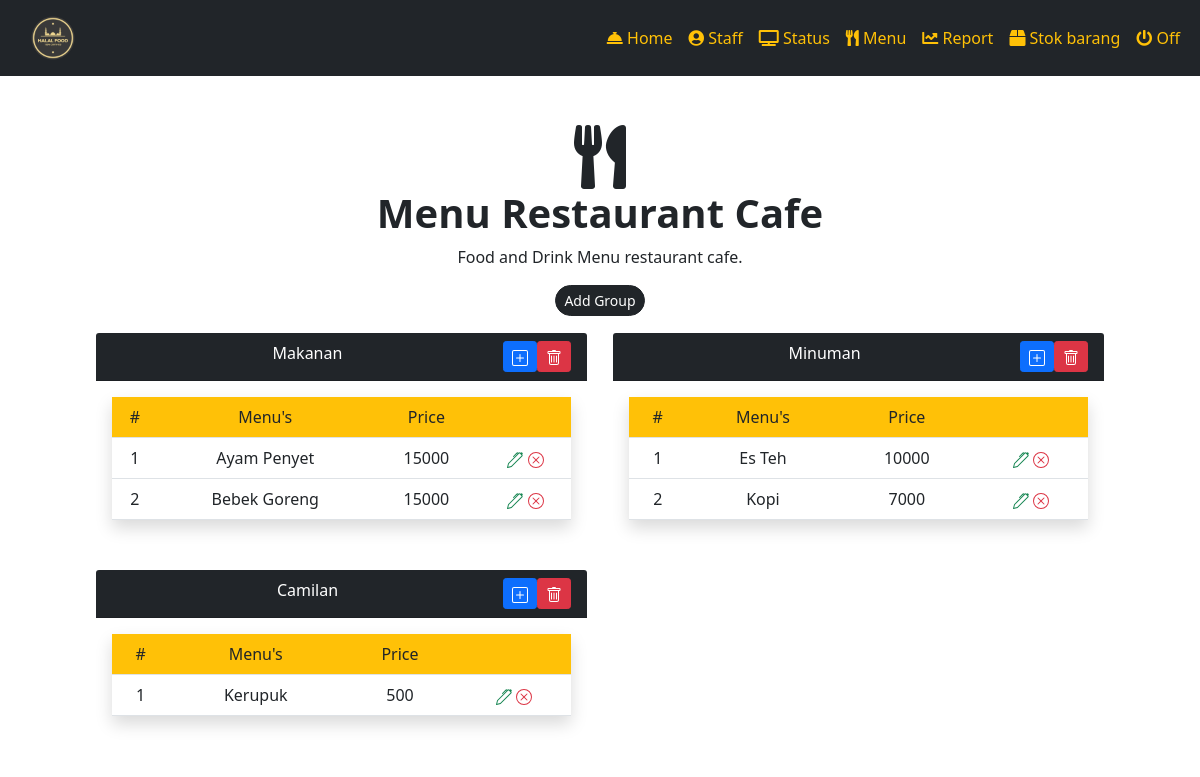
The page /admin/menu.php (signed in) on the database its author committed.
### tables this page shows
CREATE TABLE `tbl_menu` (
  `menuID` int(11) NOT NULL,
  `menuName` varchar(25) NOT NULL
);

CREATE TABLE `tbl_menuitem` (
  `itemID` int(11) NOT NULL,
  `menuID` int(11) NOT NULL,
  `menuItemName` text NOT NULL,
  `price` decimal(15,0) NOT NULL
);

### admin/menu.php (the view, shortened to what this page needs)
<?php include("../functions.php"); include("addmenu.php"); include("additem.php"); include("deletemenu.php"); if((!isset($_SESSION['uid']) && !isset($_SESSION['username']) && isset($_SESSION['user_level'])) ) header("Location: login.php"); if($_SESSION['user_level'] != "admin") header("Location: login.php"); ?><?php include 'header.php'; ?> <div class="col-12 col-md-12 p-3 p-md-5 bg-white border border-white text-center"> <i class="fas fa-utensils fa-4x"></i> <h1><strong>Menu Restaurant Cafe</strong></h1> <p>Food and Drink Menu restaurant cafe.</p> <button class="btn btn-lg btn-dark btn-sm float-center rounded-pill" data-toggle="modal" data-target="#addMenuModal">Add Group</button><br/> <div class="card-body row"> <?php  $menuQuery = "SELECT * FROM tbl_menu"; if ($menuResult = $sqlconnection->query($menuQuery)) { if ($menuResult->num_rows == 0) { echo "<center><label>Tidak ada kategori saat ini.</label></center>"; } while($menuRow = $menuResult->fetch_array(MYSQLI_ASSOC)) {?> <div class="col-12 col-md-6 card mb-3 border-white"><div class="card-header bg-dark text-white"><?php echo $menuRow["menuName"]; ?> <button title="delete this gorup menu" class="btn btn-danger btn-sm float-end" data-toggle="modal" data-target="#deleteModal" data-category="<?php echo $menuRow["menuName"];?>" data-menuid="<?php echo $menuRow["menuID"];?>"> </button><button title="add new menu on this group" class="btn btn-primary btn-sm float-end" data-toggle="modal" data-target="#addItemModal" data-category="<?php echo $menuRow["menuName"];?>" data-menuid="<?php echo $menuRow["menuID"];?>"> </button></div><div class="card-body"><table class="table table-responsive table-lg shadow" id="dataTable" width="100%" cellspacing="0"><tr class="bg-warning"><td>#</td><td>Menu's</td><td>Price</td><td></td></tr><?php $menuItemQuery = "SELECT * FROM tbl_menuitem WHERE menuID = " . $menuRow["menuID"]; if ($menuItemResult = $sqlconnection->query($menuItemQuery)) { if ($menuItemResult->num_rows == 0) { echo "<td colspan='4' class='text-center'>No item in this category.</td>"; } $itemno = 1; while($menuItemRow = $menuItemResult->fetch_array(MYSQLI_ASSOC)) {	?> <tr> <td><?php echo $itemno++; ?></td> <td><?php echo $menuItemRow["menuItemName"] ?></td> <td><?php echo $menuItemRow["price"] ?></td> <td> <a class="text-success" title="edit menu" href="#editItemModal" data-toggle="modal" data-itemname="<?php echo $menuItemRow["menuItemName"] ?>" data-itemprice="<?php echo $menuItemRow["price"] ?>" data-menuid="<?php echo $menuRow["menuID"] ?>" data-itemid="<?php echo $menuItemRow["itemID"] ?>"></a> <a title="delete menu" class="text-danger" href="deleteitem.php?itemID=<?php echo $menuItemRow["itemID"] ?>&menuID=<?php echo $menuRow["menuID"] ?>"></a> </td></tr> <?php } } else { die("Something wrong happened"); } ?> </table> </div> </div> <?php } } else { die("Something wrong happened"); } ?> </div></div></div> <?php include 'footer.php'; ?>

### rows shown on the page
tbl_menu: menuName "Makanan"
tbl_menuitem: menuItemName "Ayam Penyet", price "15000"
tbl_menuitem: menuItemName "Bebek Goreng", price "15000"
tbl_menu: menuName "Minuman"
tbl_menuitem: menuItemName "Es Teh", price "10000"
tbl_menuitem: menuItemName "Kopi", price "7000"
tbl_menu: menuName "Camilan"
tbl_menuitem: menuItemName "Kerupuk", price "500"
